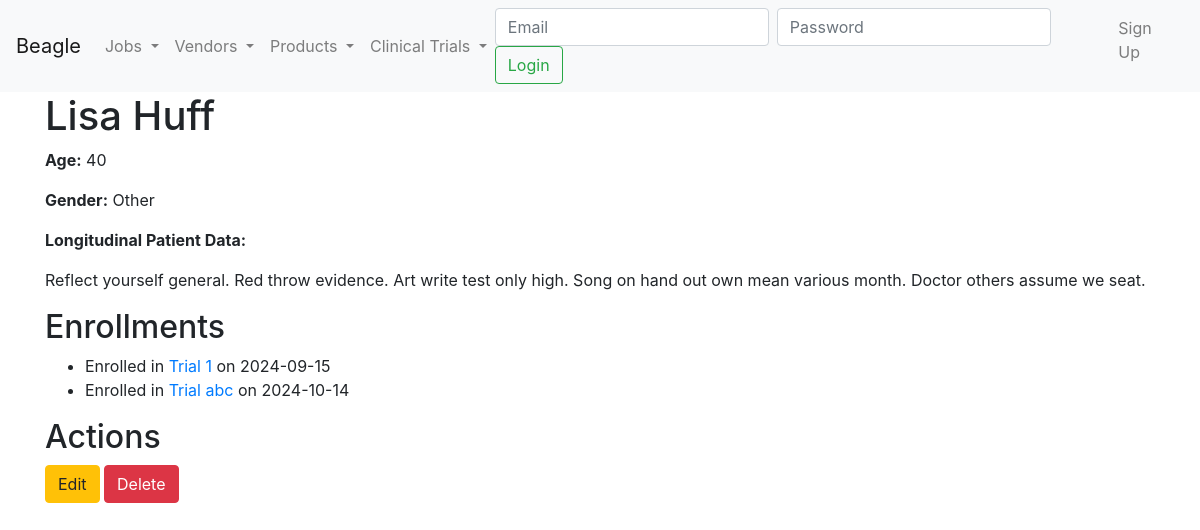
/patient/5, run on the app's committed database.
### model.py (models this page shows)
class Patient(Base):
    __tablename__ = 'patients'
    PatientID = Column(Integer, primary_key=True)
    Name = Column(String, nullable=False)
    Age = Column(Integer)
    Gender = Column(Enum('Male', 'Female', 'Other', name='gender_enum'))
    MedicalHistory = Column(String)
    enrollments = relationship('TrialEnrollment', back_populates='patient')

class TrialEnrollment(Base):
    __tablename__ = 'trial_enrollments'
    EnrollmentID = Column(Integer, primary_key=True)
    TrialID = Column(Integer, ForeignKey('clinical_trials.TrialID'))
    PatientID = Column(Integer, ForeignKey('patients.PatientID'))
    DateEnrolled = Column(Date, nullable=False)
    ImageProcessingJobID = Column(String, nullable=True)
    trial = relationship('ClinicalTrial', back_populates='enrollments')
    patient = relationship('Patient', back_populates='enrollments')
    results = relationship('TrialResult', back_populates='enrollment')

class ClinicalTrial(Base):
    __tablename__ = 'clinical_trials'
    TrialID = Column(Integer, primary_key=True)
    TrialName = Column(String, nullable=False)
    Description = Column(String)
    StartDate = Column(Date, nullable=False)
    EndDate = Column(Date)
    TrialType = Column(Enum('formal', 'informal', name='trial_type_enum'), nullable=False)
    ProductID = Column(String, ForeignKey('products.ProductID'))
    product = relationship('Product', back_populates='clinical_trials')
    enrollments = relationship('TrialEnrollment', back_populates='trial')
    standards = relationship('ClinicalTrialStandard', back_populates='trial')

### clinical_trial.py (the view)
@app.route('/patient/<int:patient_id>')
def patient_detail_gui(patient_id):
    session = Session
    try:
        patient = session.query(Patient).options(
            joinedload(Patient.enrollments).joinedload(TrialEnrollment.trial)
        ).filter_by(PatientID=patient_id).first()
        if not patient:
            abort(404, description="Patient not found")
        patient.MedicalHistory = markdown.markdown(patient.MedicalHistory)
        return render_template('clinical_trial/patient_detail.html', patient=patient)
    except Exception as e:
        abort(500, description=str(e))

### app.py (called while the page is built)
@app.context_processor
def inject_get_job_status():
    return dict(get_job_status=get_job_status)

### templates/clinical_trial/patient_detail.html
{% extends 'base.html' %}
{% block content %}
<h1>{{ patient.Name }}</h1>
<p><strong>Age:</strong> {{ patient.Age }}</p>
<p><strong>Gender:</strong> {{ patient.Gender }}</p>
<p><strong>Longitudinal Patient Data:</strong> {{ patient.MedicalHistory | safe }}</p>
<h2>Enrollments</h2>
<ul>
    {% for enrollment in patient.enrollments %}
    <li>
        Enrolled in <a href="{{ url_for('trial_detail_gui', trial_id=enrollment.trial.TrialID) }}">{{ enrollment.trial.TrialName }}</a> on {{ enrollment.DateEnrolled.strftime('%Y-%m-%d') }}
    </li>
    {% else %}
    <p>No enrollments yet.</p>
    {% endfor %}
</ul>
<h2>Actions</h2>
<a href="{{ url_for('edit_patient_gui', patient_id=patient.PatientID) }}" class="btn btn-warning">Edit</a>
<a href="{{ url_for('delete_patient_gui', patient_id=patient.PatientID) }}" class="btn btn-danger">Delete</a>
{% endblock %}

### data on the page
Patient: Name "Lisa Huff", Age "40", Gender "Other", MedicalHistory "Reflect yourself general. Red throw evidence. Art write test only high. Song on hand out own mean various month. Doctor others assume we seat."
TrialEnrollment: trial.TrialName "Trial 1", DateEnrolled "2024-09-15"
TrialEnrollment: trial.TrialName "Trial abc", DateEnrolled "2024-10-14"
